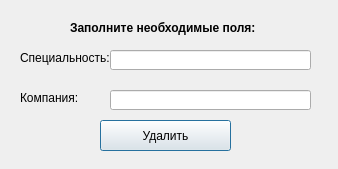
<?xml version="1.0" encoding="UTF-8"?>
<ui version="4.0">
 <class>deletevacancywindow</class>
 <widget class="QDialog" name="deletevacancywindow">
  <property name="geometry">
   <rect>
    <x>0</x>
    <y>0</y>
    <width>338</width>
    <height>169</height>
   </rect>
  </property>
  <property name="windowTitle">
   <string>Dialog</string>
  </property>
  <widget class="QLabel" name="label">
   <property name="geometry">
    <rect>
     <x>70</x>
     <y>20</y>
     <width>221</width>
     <height>16</height>
    </rect>
   </property>
   <property name="font">
    <font>
     <pointsize>9</pointsize>
     <weight>75</weight>
     <bold>true</bold>
    </font>
   </property>
   <property name="text">
    <string>Заполните необходимые поля:</string>
   </property>
  </widget>
  <widget class="QLabel" name="label_2">
   <property name="geometry">
    <rect>
     <x>20</x>
     <y>50</y>
     <width>111</width>
     <height>16</height>
    </rect>
   </property>
   <property name="text">
    <string>Специальность:</string>
   </property>
  </widget>
  <widget class="QLabel" name="label_3">
   <property name="geometry">
    <rect>
     <x>20</x>
     <y>90</y>
     <width>101</width>
     <height>16</height>
    </rect>
   </property>
   <property name="text">
    <string>Компания:</string>
   </property>
  </widget>
  <widget class="QLineEdit" name="Specialty">
   <property name="geometry">
    <rect>
     <x>110</x>
     <y>50</y>
     <width>201</width>
     <height>20</height>
    </rect>
   </property>
  </widget>
  <widget class="QLineEdit" name="Organization">
   <property name="geometry">
    <rect>
     <x>110</x>
     <y>90</y>
     <width>201</width>
     <height>20</height>
    </rect>
   </property>
  </widget>
  <widget class="QPushButton" name="pushButton">
   <property name="geometry">
    <rect>
     <x>100</x>
     <y>120</y>
     <width>131</width>
     <height>31</height>
    </rect>
   </property>
   <property name="text">
    <string>Удалить</string>
   </property>
  </widget>
 </widget>
 <resources/>
 <connections/>
</ui>
